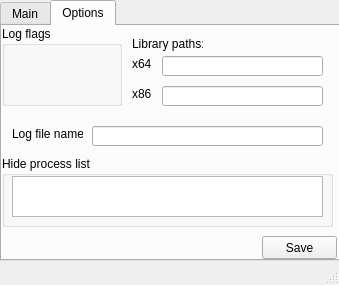
<?xml version="1.0" encoding="UTF-8"?>
<ui version="4.0">
 <class>SimpleHideToolTestQT_UIClass</class>
 <widget class="QMainWindow" name="SimpleHideToolTestQT_UIClass">
  <property name="geometry">
   <rect>
    <x>0</x>
    <y>0</y>
    <width>339</width>
    <height>285</height>
   </rect>
  </property>
  <property name="maximumSize">
   <size>
    <width>339</width>
    <height>285</height>
   </size>
  </property>
  <property name="windowTitle">
   <string>SimpleHideToolTestQT_UI</string>
  </property>
  <widget class="QWidget" name="centralWidget">
   <widget class="QTabWidget" name="tabWidget">
    <property name="geometry">
     <rect>
      <x>0</x>
      <y>0</y>
      <width>341</width>
      <height>261</height>
     </rect>
    </property>
    <property name="currentIndex">
     <number>1</number>
    </property>
    <widget class="QWidget" name="tab">
     <attribute name="title">
      <string>Main</string>
     </attribute>
     <widget class="QPushButton" name="pushButton">
      <property name="geometry">
       <rect>
        <x>10</x>
        <y>10</y>
        <width>75</width>
        <height>23</height>
       </rect>
      </property>
      <property name="text">
       <string>Install</string>
      </property>
     </widget>
     <widget class="QPushButton" name="pushButton_2">
      <property name="geometry">
       <rect>
        <x>10</x>
        <y>40</y>
        <width>75</width>
        <height>23</height>
       </rect>
      </property>
      <property name="text">
       <string>Uninstall</string>
      </property>
     </widget>
     <widget class="QPushButton" name="pushButton_3">
      <property name="geometry">
       <rect>
        <x>10</x>
        <y>70</y>
        <width>75</width>
        <height>23</height>
       </rect>
      </property>
      <property name="text">
       <string>Inject into</string>
      </property>
     </widget>
     <widget class="QPushButton" name="pushButton_4">
      <property name="geometry">
       <rect>
        <x>10</x>
        <y>100</y>
        <width>75</width>
        <height>23</height>
       </rect>
      </property>
      <property name="text">
       <string>Inject user</string>
      </property>
     </widget>
     <widget class="QLabel" name="label">
      <property name="geometry">
       <rect>
        <x>100</x>
        <y>10</y>
        <width>151</width>
        <height>21</height>
       </rect>
      </property>
      <property name="text">
       <string>Install hook dlls</string>
      </property>
     </widget>
     <widget class="QLabel" name="label_2">
      <property name="geometry">
       <rect>
        <x>100</x>
        <y>40</y>
        <width>151</width>
        <height>21</height>
       </rect>
      </property>
      <property name="text">
       <string>Uninstall hook dlls</string>
      </property>
     </widget>
     <widget class="QLabel" name="label_3">
      <property name="geometry">
       <rect>
        <x>100</x>
        <y>70</y>
        <width>151</width>
        <height>21</height>
       </rect>
      </property>
      <property name="text">
       <string>Inject into current session</string>
      </property>
     </widget>
     <widget class="QLabel" name="label_4">
      <property name="geometry">
       <rect>
        <x>100</x>
        <y>100</y>
        <width>151</width>
        <height>21</height>
       </rect>
      </property>
      <property name="text">
       <string>Inject user session</string>
      </property>
     </widget>
    </widget>
    <widget class="QWidget" name="tab_2">
     <attribute name="title">
      <string>Options</string>
     </attribute>
     <widget class="QGroupBox" name="groupBox">
      <property name="geometry">
       <rect>
        <x>0</x>
        <y>0</y>
        <width>120</width>
        <height>80</height>
       </rect>
      </property>
      <property name="title">
       <string>Log flags</string>
      </property>
     </widget>
     <widget class="QGroupBox" name="groupBox_2">
      <property name="geometry">
       <rect>
        <x>0</x>
        <y>130</y>
        <width>331</width>
        <height>71</height>
       </rect>
      </property>
      <property name="title">
       <string>Hide process list</string>
      </property>
      <widget class="QPlainTextEdit" name="plainTextEdit">
       <property name="geometry">
        <rect>
         <x>10</x>
         <y>20</y>
         <width>311</width>
         <height>41</height>
        </rect>
       </property>
      </widget>
     </widget>
     <widget class="QLineEdit" name="lineEdit">
      <property name="geometry">
       <rect>
        <x>160</x>
        <y>30</y>
        <width>161</width>
        <height>20</height>
       </rect>
      </property>
     </widget>
     <widget class="QLabel" name="label_7">
      <property name="geometry">
       <rect>
        <x>130</x>
        <y>10</y>
        <width>71</width>
        <height>16</height>
       </rect>
      </property>
      <property name="text">
       <string>Library paths:</string>
      </property>
     </widget>
     <widget class="QLineEdit" name="lineEdit_2">
      <property name="geometry">
       <rect>
        <x>160</x>
        <y>60</y>
        <width>161</width>
        <height>20</height>
       </rect>
      </property>
     </widget>
     <widget class="QLabel" name="label_8">
      <property name="geometry">
       <rect>
        <x>130</x>
        <y>30</y>
        <width>21</width>
        <height>16</height>
       </rect>
      </property>
      <property name="text">
       <string>x64</string>
      </property>
     </widget>
     <widget class="QLabel" name="label_9">
      <property name="geometry">
       <rect>
        <x>130</x>
        <y>60</y>
        <width>21</width>
        <height>16</height>
       </rect>
      </property>
      <property name="text">
       <string>x86</string>
      </property>
     </widget>
     <widget class="QLineEdit" name="lineEdit_3">
      <property name="geometry">
       <rect>
        <x>90</x>
        <y>100</y>
        <width>231</width>
        <height>20</height>
       </rect>
      </property>
     </widget>
     <widget class="QLabel" name="label_10">
      <property name="geometry">
       <rect>
        <x>10</x>
        <y>100</y>
        <width>71</width>
        <height>16</height>
       </rect>
      </property>
      <property name="text">
       <string>Log file name</string>
      </property>
     </widget>
     <widget class="QPushButton" name="pushButton_7">
      <property name="geometry">
       <rect>
        <x>260</x>
        <y>210</y>
        <width>75</width>
        <height>23</height>
       </rect>
      </property>
      <property name="text">
       <string>Save</string>
      </property>
     </widget>
    </widget>
   </widget>
  </widget>
  <widget class="QStatusBar" name="statusBar"/>
 </widget>
 <layoutdefault spacing="6" margin="11"/>
 <resources>
  <include location="simplehidetooltestqt_ui.qrc"/>
 </resources>
 <connections/>
</ui>
